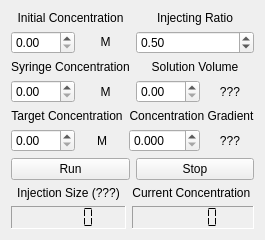
              <widget class="QWidget" name="tab_2">
               <attribute name="title">
                <string>Linear Concentration Gradient</string>
               </attribute>
               <layout class="QHBoxLayout" name="horizontalLayout_21">
                <item>
                 <layout class="QVBoxLayout" name="verticalLayout_20">
                  <item>
                   <layout class="QHBoxLayout" name="horizontalLayout_35">
                    <item>
                     <layout class="QVBoxLayout" name="verticalLayout_21">
                      <item>
                       <widget class="QLabel" name="label_42">
                        <property name="sizePolicy">
                         <sizepolicy hsizetype="Preferred" vsizetype="Maximum">
                          <horstretch>0</horstretch>
                          <verstretch>0</verstretch>
                         </sizepolicy>
                        </property>
                        <property name="toolTip">
                         <string>Initial concentration of solution</string>
                        </property>
                        <property name="text">
                         <string>Initial Concentration</string>
                        </property>
                        <property name="alignment">
                         <set>Qt::AlignHCenter|Qt::AlignTop</set>
                        </property>
                       </widget>
                      </item>
                      <item>
                       <layout class="QHBoxLayout" name="horizontalLayout_36">
                        <item>
                         <widget class="QDoubleSpinBox" name="linear_initial_concentration_INPUT">
                          <property name="maximum">
                           <double>999.990000000000009</double>
                          </property>
                         </widget>
                        </item>
                        <item>
                         <widget class="QLabel" name="linear_initial_concentration_LABEL">
                          <property name="sizePolicy">
                           <sizepolicy hsizetype="Preferred" vsizetype="Maximum">
                            <horstretch>0</horstretch>
                            <verstretch>0</verstretch>
                           </sizepolicy>
                          </property>
                          <property name="text">
                           <string>M</string>
                          </property>
                          <property name="alignment">
                           <set>Qt::AlignCenter</set>
                          </property>
                         </widget>
                        </item>
                       </layout>
                      </item>
                      <item>
                       <widget class="QLabel" name="label_9">
                        <property name="sizePolicy">
                         <sizepolicy hsizetype="Preferred" vsizetype="Maximum">
                          <horstretch>0</horstretch>
                          <verstretch>0</verstretch>
                         </sizepolicy>
                        </property>
                        <property name="toolTip">
                         <string>Concentration of solution in injecting syringe</string>
                        </property>
                        <property name="text">
                         <string>Syringe Concentration</string>
                        </property>
                        <property name="alignment">
                         <set>Qt::AlignCenter</set>
                        </property>
                       </widget>
                      </item>
                      <item>
                       <layout class="QHBoxLayout" name="horizontalLayout_23">
                        <item>
                         <widget class="QDoubleSpinBox" name="linear_syringe_concentration_INPUT">
                          <property name="maximum">
                           <double>999.990000000000009</double>
                          </property>
                         </widget>
                        </item>
                        <item>
                         <widget class="QLabel" name="linear_syringe_concentration_LABEL">
                          <property name="text">
                           <string>M</string>
                          </property>
                          <property name="alignment">
                           <set>Qt::AlignCenter</set>
                          </property>
                         </widget>
                        </item>
                       </layout>
                      </item>
                     </layout>
                    </item>
                    <item>
                     <layout class="QVBoxLayout" name="verticalLayout_22">
                      <item>
                       <layout class="QVBoxLayout" name="verticalLayout_5">
                        <item>
                         <widget class="QLabel" name="label_26">
                          <property name="toolTip">
                           <string>% of the time spent injecting (1 = injecting 100% of the time)</string>
                          </property>
                          <property name="text">
                           <string>Injecting Ratio</string>
                          </property>
                          <property name="alignment">
                           <set>Qt::AlignCenter</set>
                          </property>
                         </widget>
                        </item>
                        <item>
                         <layout class="QHBoxLayout" name="horizontalLayout_31">
                          <item>
                           <widget class="QDoubleSpinBox" name="linear_duty_ratio_INPUT">
                            <property name="toolTip">
                             <string/>
                            </property>
                            <property name="minimum">
                             <double>0.010000000000000</double>
                            </property>
                            <property name="maximum">
                             <double>1.000000000000000</double>
                            </property>
                            <property name="singleStep">
                             <double>0.010000000000000</double>
                            </property>
                            <property name="value">
                             <double>0.500000000000000</double>
                            </property>
                           </widget>
                          </item>
                         </layout>
                        </item>
                        <item>
                         <widget class="QLabel" name="label_12">
                          <property name="toolTip">
                           <string>Volume of solution you're injecting into</string>
                          </property>
                          <property name="text">
                           <string>Solution Volume</string>
                          </property>
                          <property name="alignment">
                           <set>Qt::AlignCenter</set>
                          </property>
                         </widget>
                        </item>
                        <item>
                         <layout class="QHBoxLayout" name="horizontalLayout_25">
                          <item>
                           <widget class="QDoubleSpinBox" name="linear_solution_volume_INPUT">
                            <property name="toolTip">
                             <string/>
                            </property>
                            <property name="maximum">
                             <double>999.990000000000009</double>
                            </property>
                           </widget>
                          </item>
                          <item>
                           <widget class="QLabel" name="linear_solution_volume_LABEL">
                            <property name="text">
                             <string>???</string>
                            </property>
                            <property name="alignment">
                             <set>Qt::AlignCenter</set>
                            </property>
                           </widget>
                          </item>
                         </layout>
                        </item>
                       </layout>
                      </item>
                     </layout>
                    </item>
                   </layout>
                  </item>
                  <item>
                   <layout class="QHBoxLayout" name="horizontalLayout_37">
                    <item>
                     <layout class="QVBoxLayout" name="verticalLayout_23">
                      <item>
                       <widget class="QLabel" name="label_45">
                        <property name="toolTip">
                         <string>Desired final concentration</string>
                        </property>
                        <property name="text">
                         <string>Target Concentration</string>
                        </property>
                        <property name="alignment">
                         <set>Qt::AlignCenter</set>
                        </property>
                       </widget>
                      </item>
                      <item>
                       <layout class="QHBoxLayout" name="horizontalLayout_24">
                        <item>
                         <widget class="QDoubleSpinBox" name="linear_target_concentration_INPUT">
                          <property name="maximum">
                           <double>999.990000000000009</double>
                          </property>
                         </widget>
                        </item>
                        <item>
                         <widget class="QLabel" name="linear_target_concentration_LABEL">
                          <property name="text">
                           <string>M</string>
                          </property>
                          <property name="alignment">
                           <set>Qt::AlignCenter</set>
                          </property>
                         </widget>
                        </item>
                       </layout>
                      </item>
                     </layout>
                    </item>
                    <item>
                     <layout class="QVBoxLayout" name="verticalLayout_24">
                      <item>
                       <widget class="QLabel" name="label_46">
                        <property name="toolTip">
                         <string>Average concentration slope over whole the experiment (ΔC/total time)</string>
                        </property>
                        <property name="text">
                         <string>Concentration Gradient</string>
                        </property>
                        <property name="alignment">
                         <set>Qt::AlignCenter</set>
                        </property>
                       </widget>
                      </item>
                      <item>
                       <layout class="QHBoxLayout" name="horizontalLayout_38">
                        <item>
                         <widget class="QDoubleSpinBox" name="linear_concentration_slope_INPUT">
                          <property name="toolTip">
                           <string/>
                          </property>
                          <property name="decimals">
                           <number>3</number>
                          </property>
                          <property name="maximum">
                           <double>999.990000000000009</double>
                          </property>
                          <property name="singleStep">
                           <double>0.100000000000000</double>
                          </property>
                         </widget>
                        </item>
                        <item>
                         <widget class="QLabel" name="linear_concentration_gradient_LABEL">
                          <property name="text">
                           <string>???</string>
                          </property>
                          <property name="alignment">
                           <set>Qt::AlignCenter</set>
                          </property>
                         </widget>
                        </item>
                       </layout>
                      </item>
                     </layout>
                    </item>
                   </layout>
                  </item>
                  <item>
                   <layout class="QHBoxLayout" name="horizontalLayout_20">
                    <item>
                     <widget class="QPushButton" name="linearrun_BTN">
                      <property name="sizePolicy">
                       <sizepolicy hsizetype="Minimum" vsizetype="Minimum">
                        <horstretch>0</horstretch>
                        <verstretch>0</verstretch>
                       </sizepolicy>
                      </property>
                      <property name="text">
                       <string>Run</string>
                      </property>
                     </widget>
                    </item>
                    <item>
                     <widget class="QPushButton" name="linearrun_stop_BTN">
                      <property name="sizePolicy">
                       <sizepolicy hsizetype="Minimum" vsizetype="Minimum">
                        <horstretch>0</horstretch>
                        <verstretch>0</verstretch>
                       </sizepolicy>
                      </property>
                      <property name="text">
                       <string>Stop</string>
                      </property>
                     </widget>
                    </item>
                   </layout>
                  </item>
                  <item>
                   <layout class="QHBoxLayout" name="horizontalLayout_29">
                    <item>
                     <layout class="QVBoxLayout" name="verticalLayout_25">
                      <item>
                       <widget class="QLabel" name="linear_injection_size_LABEL">
                        <property name="toolTip">
                         <string>Volume of most recent injection</string>
                        </property>
                        <property name="text">
                         <string>Injection Size (???)</string>
                        </property>
                        <property name="alignment">
                         <set>Qt::AlignCenter</set>
                        </property>
                       </widget>
                      </item>
                      <item>
                       <widget class="QLCDNumber" name="linear_injection_size_LCD">
                        <property name="frameShape">
                         <enum>QFrame::Panel</enum>
                        </property>
                        <property name="frameShadow">
                         <enum>QFrame::Sunken</enum>
                        </property>
                        <property name="segmentStyle">
                         <enum>QLCDNumber::Flat</enum>
                        </property>
                       </widget>
                      </item>
                     </layout>
                    </item>
                    <item>
                     <layout class="QVBoxLayout" name="verticalLayout_26">
                      <item>
                       <widget class="QLabel" name="label_30">
                        <property name="toolTip">
                         <string>Current average concentration of whole solution</string>
                        </property>
                        <property name="text">
                         <string>Current Concentration </string>
                        </property>
                        <property name="alignment">
                         <set>Qt::AlignCenter</set>
                        </property>
                       </widget>
                      </item>
                      <item>
                       <widget class="QLCDNumber" name="linear_current_concentration_LCD">
                        <property name="frameShape">
                         <enum>QFrame::Panel</enum>
                        </property>
                        <property name="frameShadow">
                         <enum>QFrame::Sunken</enum>
                        </property>
                        <property name="segmentStyle">
                         <enum>QLCDNumber::Flat</enum>
                        </property>
                       </widget>
                      </item>
                     </layout>
                    </item>
                   </layout>
                  </item>
                 </layout>
                </item>
               </layout>
              </widget>
